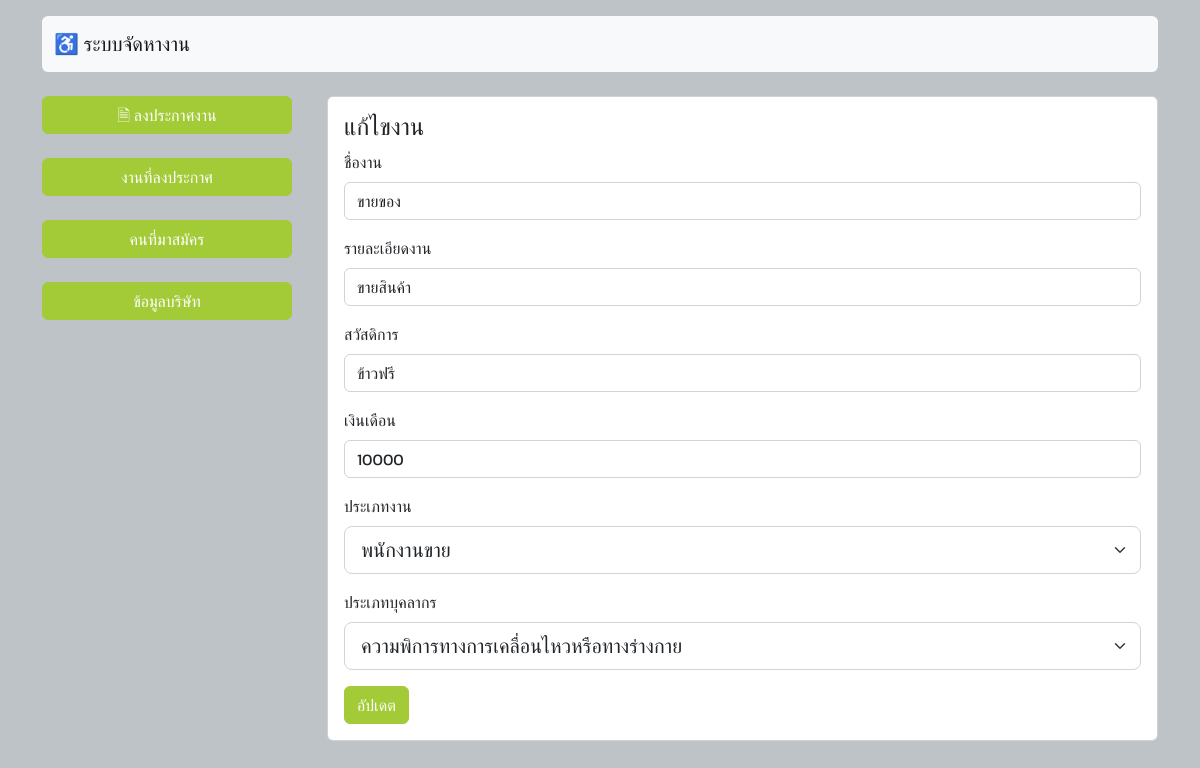
/editjob.php?jid=2, run on the app's committed database.
### tables this page shows
CREATE TABLE `job` (
  `job_id` int(3) NOT NULL,
  `job_name` varchar(50) NOT NULL,
  `job_detail` text NOT NULL,
  `job_welfare` varchar(200) NOT NULL,
  `job_salary` varchar(50) NOT NULL,
  `job_wb` text NOT NULL,
  `job_status` int(11) NOT NULL DEFAULT 0,
  `id_dst` int(3) NOT NULL,
  `job_cpid` int(3) NOT NULL
);

CREATE TABLE `typejob` (
  `id_tpjob` int(3) NOT NULL,
  `name_tpjob` text NOT NULL
);

### editjob.php (the view, shortened to what this page needs)
<!DOCTYPE html>
<html>
<head>
	<link href="https://cdn.jsdelivr.net/npm/bootstrap@5.2.2/dist/css/bootstrap.min.css" rel="stylesheet">
</head>
<body>
	<div class="container mt-3">
		<?php
		include "head.php"
		?>
	</div>
     <br>
	 <div class="container">
	 <div class="row">
	 <div class="col-sm-12 col-md-3 col-lg-3 mx-auto">
	 <?php
	 include "menu_c.php";
	 ?>
	 </div>
	 <div class="col-sm-12 col-md-9 col-lg-9 mx-auto">
            <div class="card">
                <div class="card-body">
                    <h4 class="card-title">แก้ไขงาน</h4>
                    <?php
                    include "connectdb.php";
                    $jid = $_GET['jid'];
                    $sql="SELECT * from job,typejob,disability where job_id='$jid' and job.id_dst=disability.id_dst and job_wb=id_tpjob";
                        $result=mysqli_query($con,$sql);
                        $row=mysqli_fetch_assoc($result)
                    ?>
                    <form action="updatejob.php" method="post">
                        <div class="mb-3">
                          <label for="" class="form-label">ชื่องาน</label>
                          <input type="text" name="name" id="" value="<?php echo $row['job_name']; ?>" class="form-control" placeholder="" aria-describedby="helpId">
                        </div>
                        <div class="mb-3">
                          <label for="" class="form-label">รายละเอียดงาน</label>
                          <input type="text" name="detail" id="" value="<?php echo $row['job_detail']; ?>" class="form-control" placeholder="" aria-describedby="helpId">
                        </div>
						<div class="mb-3">
                          <label for="" class="form-label">สวัสดิการ</label>
                          <input type="text" name="welfare" id="" value="<?php echo $row['job_welfare']; ?>" class="form-control" placeholder="" aria-describedby="helpId">
                        </div>
						<div class="mb-3">
                          <label for="" class="form-label">เงินเดือน</label>
                          <input type="text" name="salary" id="" class="form-control" value="<?php echo $row['job_salary']; ?>" placeholder="" aria-describedby="helpId">
                        </div>
                        <div class="mb-3">
                            <label for="" class="form-label">ประเภทงาน</label>
                            <select class="form-select form-select-lg" name="typejob" id="">
                                <?php
                                include "connectdb.php";
                                $sqlt="SELECT * from typejob";
                                $resultt=mysqli_query($con,$sqlt);
                                while($rowt=mysqli_fetch_assoc($resultt)){
                                ?>
                                <option
                                <?php
                                if($row['job_wb']==$rowt['id_tpjob'])
                                {
                                    echo "selected";
                                }
                                ?>
                                value="<?php echo $rowt['id_tpjob']; ?>"><?php echo $rowt['name_tpjob']; ?></option>
                                    <?php } ?>
                            </select>
                         </div>
                         <div class="mb-3">
                            <label for="" class="form-label">ประเภทบุคลากร</label>
                            <select class="form-select form-select-lg" name="typeuser" id="">
                                <?php
                                include "connectdb.php";
                                $sqld="SELECT * from disability";
                                $resultd=mysqli_query($con,$sqld);
                                while($rowd=mysqli_fetch_assoc($resultd)){
                                ?>
                                <option
                                <?php
                                if($row['id_dst']==$rowd['id_dst'])
                                {
                                    echo "selected";
                                }
                                ?>
                                value="<?php echo $rowd['id_dst']; ?>"><?php echo $rowd['name_dst']; ?></option>
                                    <?php } ?>
                            </select>
                         </div>
                         <button type="submit" class="btn btn-primary">อัปเดต</button>
                    </form>
                </div>
            </div>
	 </div>
    </div>
	 </div>
</body>
</html>

### editjob.php (style rules this page uses)
body { background: #bdc3c7; font-family: 'Kanit', sans-serif; }
.btn-primary { --bs-btn-color: #fff; --bs-btn-bg: #A3CB38; --bs-btn-border-color: #A3CB38; --bs-btn-hover-color: #fff; --bs-btn-hover-bg: #009432; --bs-btn-hover-border-color: #009432; --bs-btn-focus-shadow-rgb: 49,132,253; --bs-btn-active-color: #fff; --bs-btn-active-bg: #009432; --bs-btn-active-border-color: #009432; --bs-btn-active-shadow: inset 0 3px 5px rgba(0, 0, 0, 0.125); --bs-btn-disabled-color: #fff; --bs-btn-disabled-bg: #A3CB38; --bs-btn-disabled-border-color: #A3CB38; }

### data on the page
job: name "ขายของ", detail "ขายสินค้า", welfare "ข้าวฟรี", salary "10000", typejob "พนักงานขาย"

### other printed values
form field typeuser "ความพิการทางการเคลื่อนไหวหรือทางร่างกาย"
